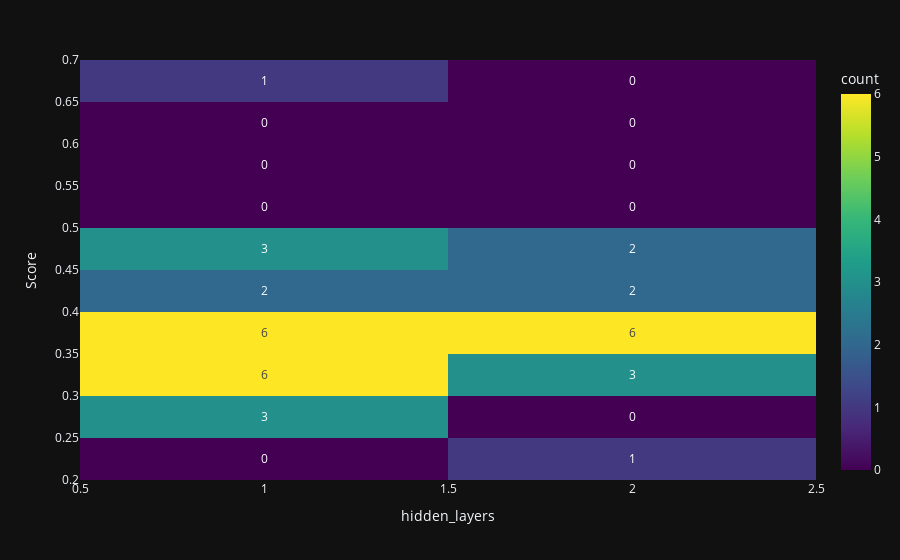

Source (notebook cell):
### Code cell
fig = px.density_heatmap(hyperparameters_frame, x="hidden_layers", y="Score",
                         nbinsx=2, nbinsy=20, color_continuous_scale="Viridis", text_auto=True)
fig.show()

### Figure 1 — Plotly figure (JSON) as saved in the notebook; plotly's stock layout.template omitted (floating-point values rounded to 4 significant figures)
{"data": [{"coloraxis": "coloraxis", "hovertemplate": "hidden_layers=%{x}<br>Score=%{y}<br>count=%{z}<extra></extra>", "name": "", "nbinsx": 2, "nbinsy": 20, "texttemplate": "%{z}", "x": [2, 1, 1, 1, 1, 2, 1, 2, 1, 1, 2, 1, 1, 1, 1, 2, 1, 1, 2, 2, 2, 2, 1, 2, 1, 1, 2, 2, 1, 1, 2, 1, 1, 2, 1, 2, 1, 1, 1, 1], "xaxis": "x", "xbingroup": "x", "y": [0.2314, 0.2768, 0.2975, 0.2998, 0.3214, 0.326, 0.3264, 0.3267, 0.3337, 0.3339, 0.3379, 0.3401, 0.3428, 0.3514, 0.3524, 0.3622, 0.3634, 0.366, 0.3661, 0.3695, 0.3714, 0.3726, 0.3745, 0.3913, 0.3941, 0.4001, 0.416, 0.4256, 0.4311, 0.4575, 0.4706, 0.4775, 0.4898, 0.4998, 0.66, null, null, null, null, null], "yaxis": "y", "ybingroup": "y", "type": "histogram2d"}], "layout": {"xaxis": {"anchor": "y", "domain": [0.0, 1.0], "title": {"text": "hidden_layers"}}, "yaxis": {"anchor": "x", "domain": [0.0, 1.0], "title": {"text": "Score"}}, "coloraxis": {"colorbar": {"title": {"text": "count"}}, "colorscale": [[0.0, "#440154"], [0.1111, "#482878"], [0.2222, "#3e4989"], [0.3333, "#31688e"], [0.4444, "#26828e"], [0.5556, "#1f9e89"], [0.6667, "#35b779"], [0.7778, "#6ece58"], [0.8889, "#b5de2b"], [1.0, "#fde725"]]}, "legend": {"tracegroupgap": 0}, "margin": {"t": 60}}}
